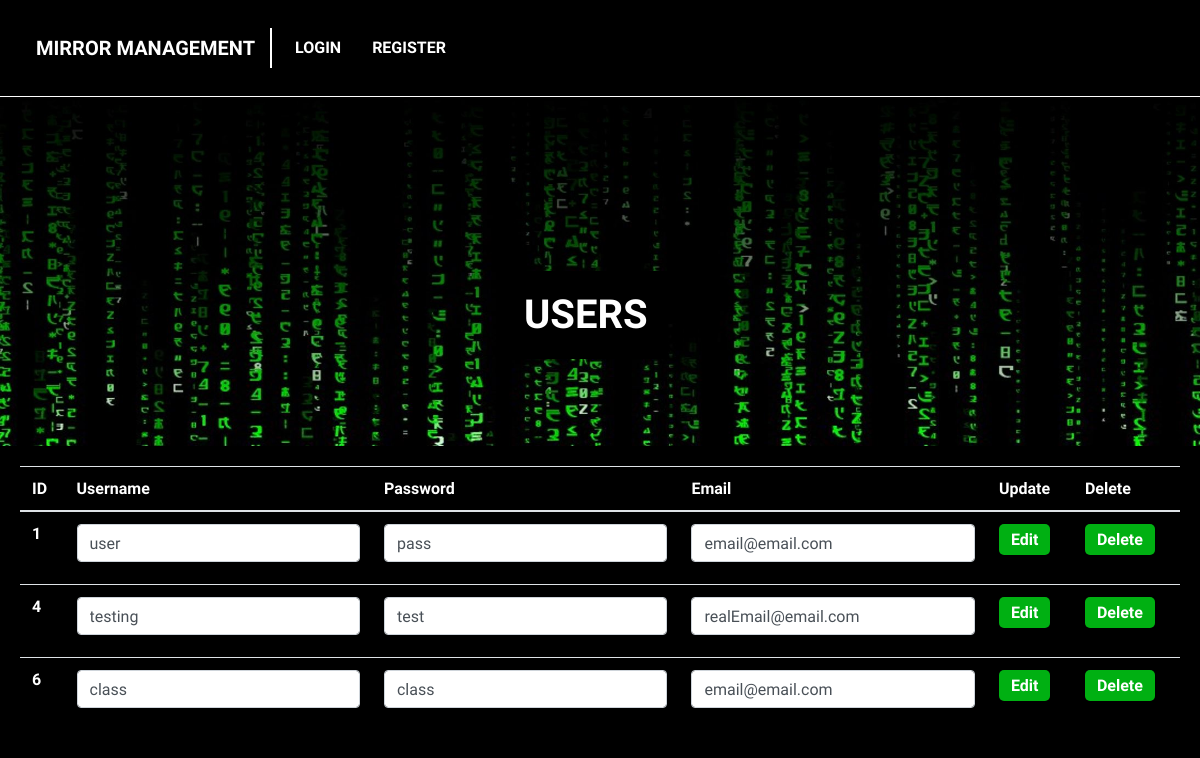
The page /Mirror1/presentation/views/displayAllUsers.php on the database as committed earlier.
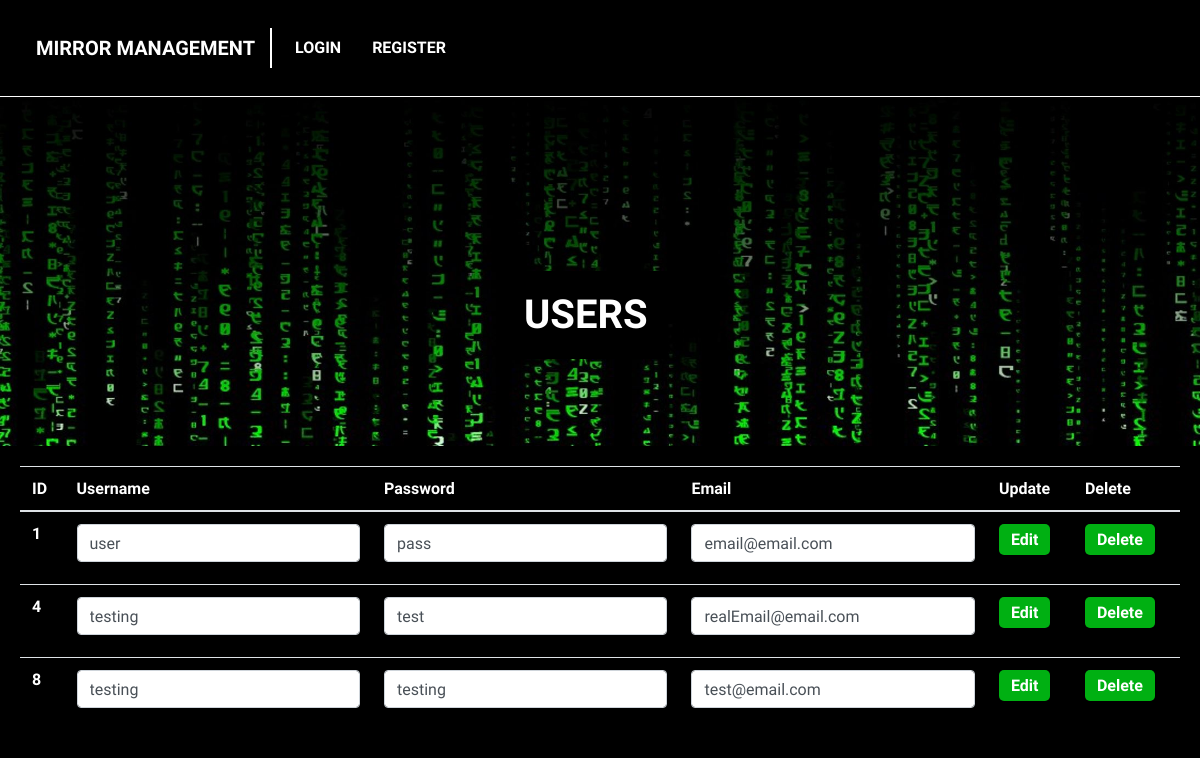
The same page on the database as committed later.
### tables this page shows
CREATE TABLE `users` (
  `ID` int(11) NOT NULL,
  `USERNAME` varchar(100) NOT NULL,
  `PASSWORD` varchar(100) NOT NULL,
  `EMAIL` varchar(100) NOT NULL
);

### Mirror1/Autoloader.php (called while the page is built)
<?php
spl_autoload_register(function($class) {
    $lastdirectories = substr(getcwd(), strlen(__DIR__));
    $numberoflastdirectories = substr_count($lastdirectories, '/');
    $directories = ['business', 'business/model', 'database', 'presentation', 'presentation/handlers',
        'presentation/views', 'utility'
    ];
    foreach($directories as $d) {
        $currentDirectory = $d;
        for ($x = 0; $x < $numberoflastdirectories; $x++) {
            $currentDirectory = "../" . $currentDirectory;
        }
        $classFile = $currentDirectory . '/' . $class . '.php';
        if (is_readable($classFile)) {
            if (require $d . '/' . $class . ".php") {
                break;
            }
        }
        else {
        }
    }
})
?>

### Mirror1/database/UserDataService.php (called while the page is built, shortened)
<?php
require_once '../../Autoloader.php';
class UserDataService {
    function getAllUsers() {
        $db = new Database();
        $connection = $db->getConnection();
        $stmt = $connection->prepare("SELECT * FROM users");
        $stmt->execute();
        $result = $stmt->get_result();
        if ($result->num_rows == 0) {
            return null;
        }
        else {
            $userArray = Array();
            while ($user = $result->fetch_assoc()) {
                array_push($userArray, $user);
            }
            return $userArray;
        }
    }
}
?>

### Mirror1/business/UserBusinessService.php (called while the page is built, shortened)
<?php
require_once '../../Autoloader.php';
class UserBusinessService {
    function getAllUsers() {
        $dbService = new UserDataService();
        $users = $dbService->getAllUsers();
        return $users;
    }
}
?>

### Mirror1/presentation/views/displayAllUsers.php (the view, shortened to what this page needs)
<?php
require_once '../../header.php';
$bs = new UserBusinessService();
$users = $bs->getAllUsers();
?>
<div class="hero">
	<h1 class="heroTxt">Users</h1>
</div>
<div class="container">
<table class="table table-hover">
<thead>
<tr>
<th scope="col">
ID
</th>
<th scope="col">
Username
</th>
<th scope="col">
Password
</th>
<th scope="col">
Email
</th>
<th scope="col">
Update
</th>
<th scope="col">
Delete
</th>
</tr>
</thead>
<tbody>
<?php
for ($x = 0; $x < count($users); $x++) {
    echo "<tr>";
    echo "<form action='../handlers/updateUser.php'>
            <input type='hidden' name='id' value='" . $users[$x]['ID'] . "'>";
    echo "<th scope='row'>" . $users[$x]['ID'] . "</th>";
    echo "<td><input type='text' class='form-control' id='username' value='" . $users[$x]['USERNAME'] . "' name='Username'></td>";
    echo "<td><input type='text' class='form-control' id='password' value='" . $users[$x]['PASSWORD'] . "' name='Password'></td>";
    echo "<td><input type='text' class='form-control' id='email' value='" . $users[$x]['EMAIL'] . "' name='Email'></td>";
    echo "<td><input type='submit' class='buttonLogin' value='Edit'></td>
    </form>";
    echo "<td>
            <form action='deleteUserConfirmation.php'>
                <input type='hidden' name='id' value='" . $users[$x]['ID'] . "'>
                <input type='submit' class='buttonLogin' value='Delete'>
            </form>
        </td>";
    echo "</tr>";
}
?>
</tbody>
</table>
</div>

Rows that differ between the two databases and show on the page:
removed users: ID "6", Username "class", Password "class", Email "email@email.com"
added users: ID "8", Username "testing", Password "testing", Email "test@email.com"
